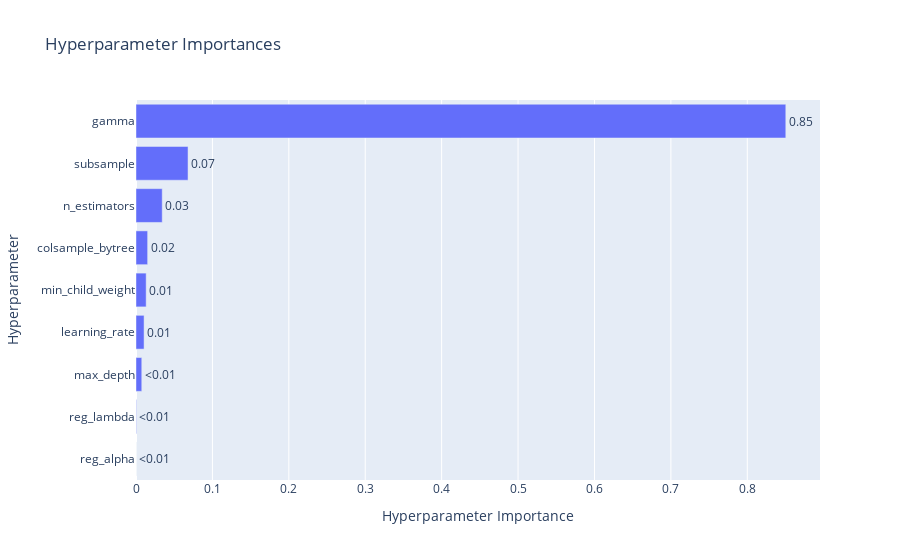

Notebook source saved alongside this figure:
### Code cell
optuna.visualization.plot_param_importances(study)

### Figure 1 — Plotly figure (JSON) as saved in the notebook; plotly's stock layout.template omitted (floating-point values rounded to 4 significant figures)
{"data": [{"cliponaxis": false, "hovertemplate": ["reg_alpha (FloatDistribution): 8.695480332914584e-06<extra></extra>", "reg_lambda (FloatDistribution): 0.0005147144438677276<extra></extra>", "max_depth (IntDistribution): 0.007555664611378514<extra></extra>", "learning_rate (FloatDistribution): 0.010562768245485153<extra></extra>", "min_child_weight (FloatDistribution): 0.013294841961544858<extra></extra>", "colsample_bytree (FloatDistribution): 0.015235892561476649<extra></extra>", "n_estimators (IntDistribution): 0.034332101556046504<extra></extra>", "subsample (FloatDistribution): 0.0681005099435531<extra></extra>", "gamma (FloatDistribution): 0.8503948111963147<extra></extra>"], "name": "Objective Value", "orientation": "h", "text": ["<0.01", "<0.01", "<0.01", "0.01", "0.01", "0.02", "0.03", "0.07", "0.85"], "textposition": "outside", "type": "bar", "x": [8.695e-06, 0.0005147, 0.007556, 0.01056, 0.01329, 0.01524, 0.03433, 0.0681, 0.8504], "y": ["reg_alpha", "reg_lambda", "max_depth", "learning_rate", "min_child_weight", "colsample_bytree", "n_estimators", "subsample", "gamma"]}], "layout": {"title": {"text": "Hyperparameter Importances"}, "xaxis": {"title": {"text": "Hyperparameter Importance"}}, "yaxis": {"title": {"text": "Hyperparameter"}}}}
